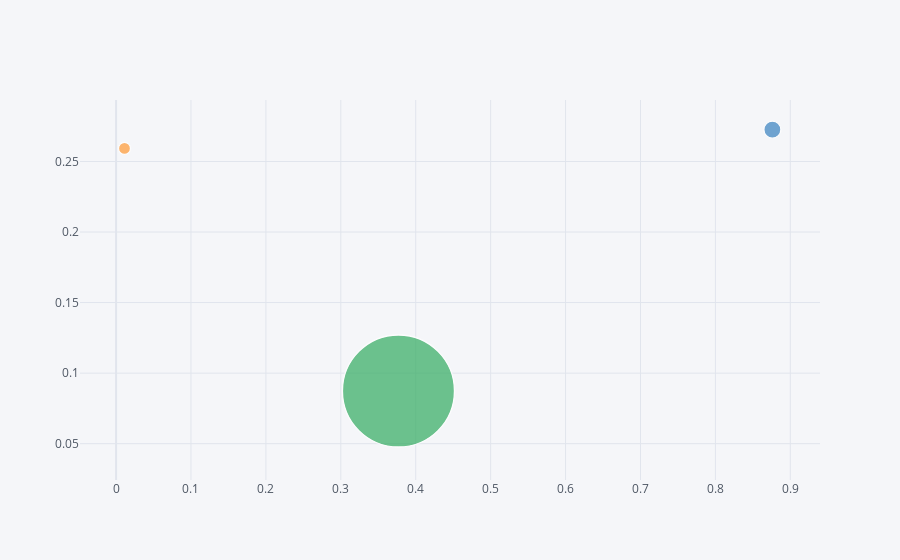

Notebook cell for this chart:
### Code cell
main(cat)

### Figure 1 — Plotly figure (JSON) as saved in the notebook; plotly's stock layout.template omitted (floating-point values rounded to 4 significant figures)
{"data": [{"marker": {"color": ["rgb(255, 153, 51)", "rgb(55, 128, 191)", "rgb(50, 171, 96)", "rgb(128, 0, 128)", "rgb(219, 64, 82)", "rgb(0, 128, 128)", "rgb(255, 255, 51)", "rgb(128, 128, 0)", "rgb(251, 128, 114)", "rgb(128, 177, 211)"], "line": {"width": 1.3}, "size": [12, 17, 112], "symbol": "circle"}, "mode": "markers", "text": "", "type": "scatter", "x": [0.01125, 0.8761, 0.3769], "y": [0.2593, 0.2726, 0.08733]}], "layout": {"legend": {"bgcolor": "#F5F6F9", "font": {"color": "#4D5663"}}, "paper_bgcolor": "#F5F6F9", "plot_bgcolor": "#F5F6F9", "title": {"font": {"color": "#4D5663"}}, "xaxis": {"gridcolor": "#E1E5ED", "showgrid": true, "tickfont": {"color": "#4D5663"}, "title": {"font": {"color": "#4D5663"}, "text": ""}, "zerolinecolor": "#E1E5ED"}, "yaxis": {"gridcolor": "#E1E5ED", "showgrid": true, "tickfont": {"color": "#4D5663"}, "title": {"font": {"color": "#4D5663"}, "text": ""}, "zerolinecolor": "#E1E5ED"}}}
